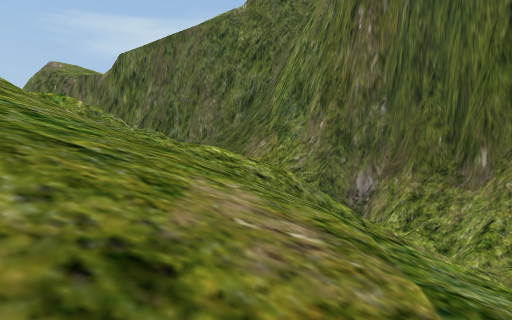
view 1 (above)

24 first-person views from a walk through a Unity game level. The camera is 1.4 m above the floor, looks level and sees 70° across. The floor is counted in squares, 2 m on a side. Each view is taken from the middle of a square. On the plan, view 1 faces up. The plan holds only what a view shows up to about 11 squares ahead; the rest is blank. The place goes on beyond the plan. Some animated figures are not drawn. Some surface patterns are stand-ins.

view 2
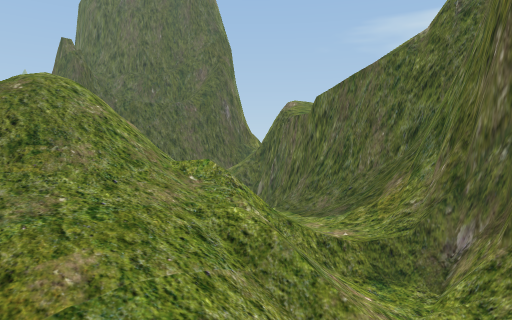

view 3
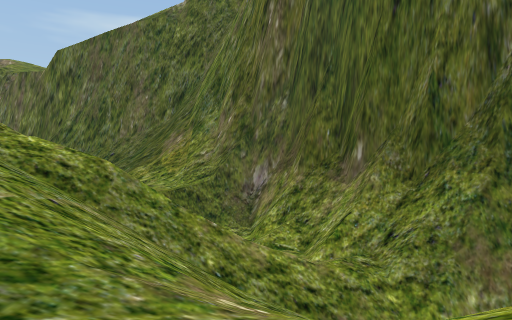

view 4
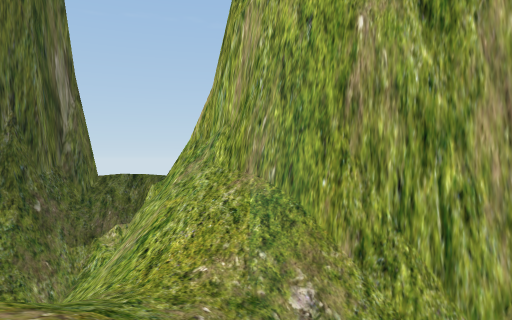

view 5
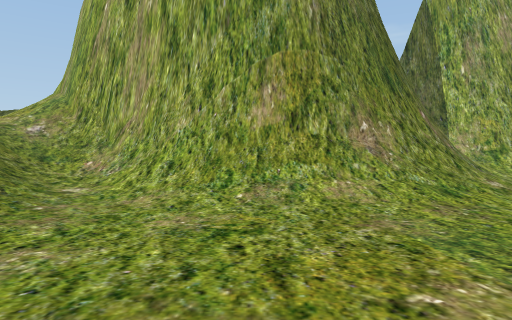

view 6
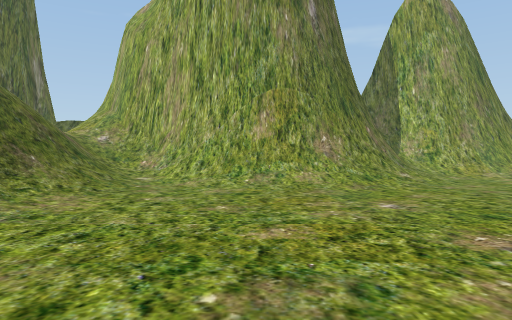

view 7
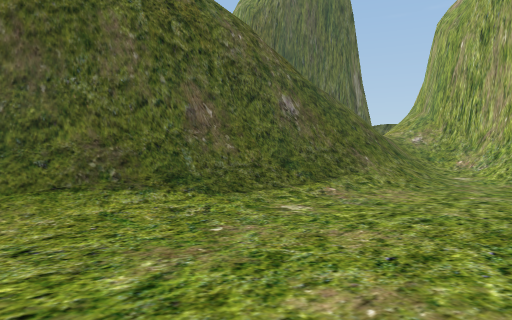

view 8
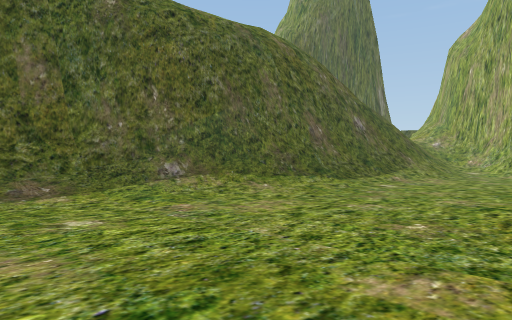

view 9
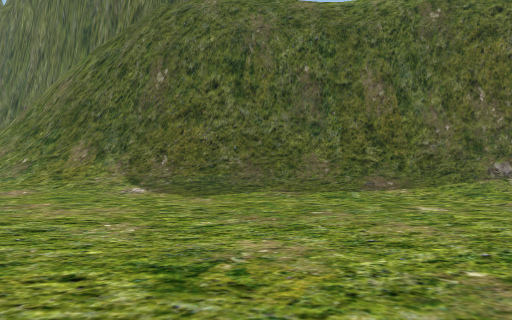

view 10
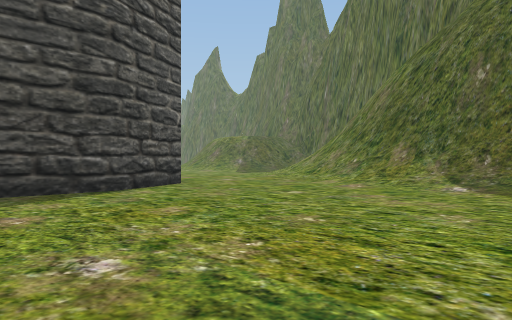

view 11
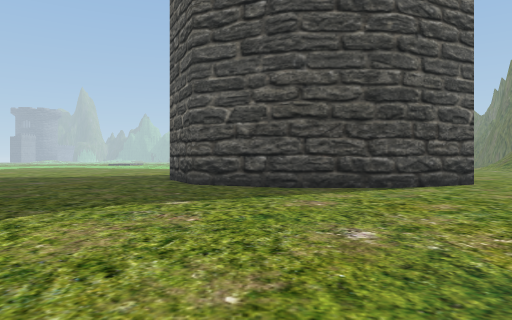

view 12
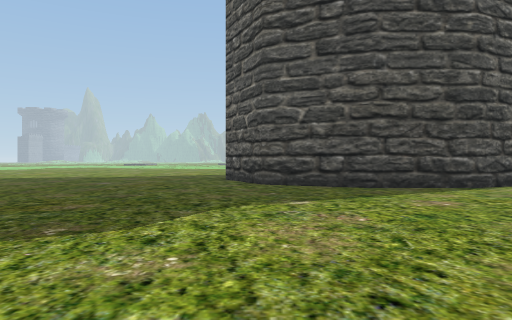

view 13
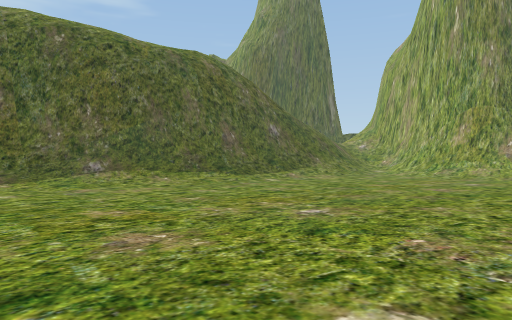

view 14
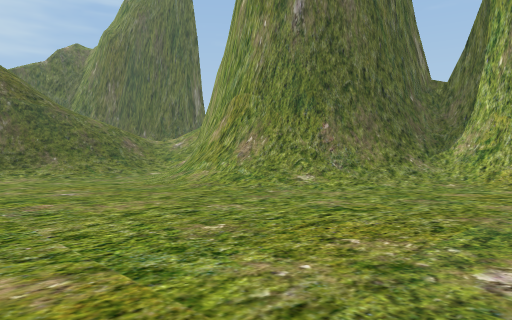

view 15
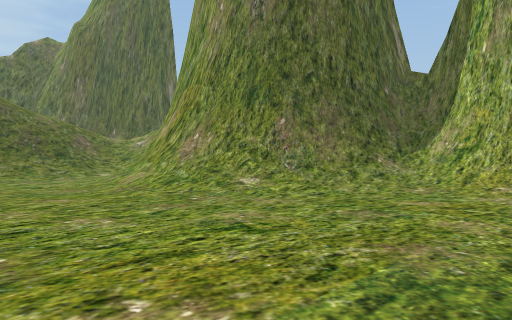

view 16
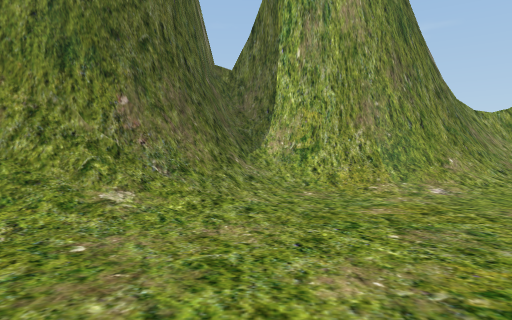

view 17
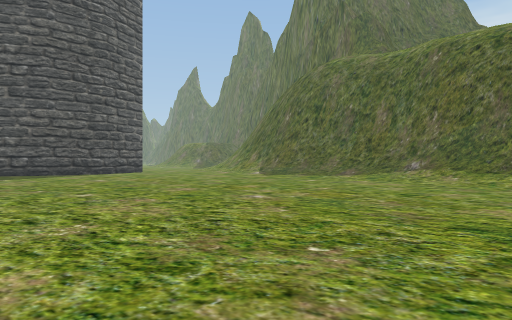

view 18
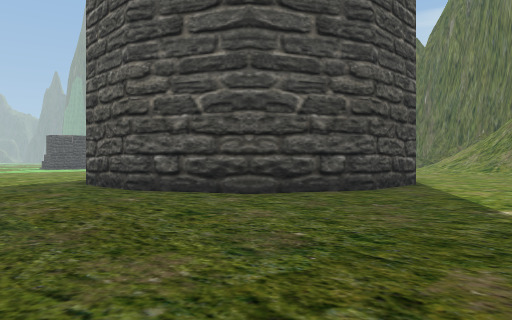

view 19
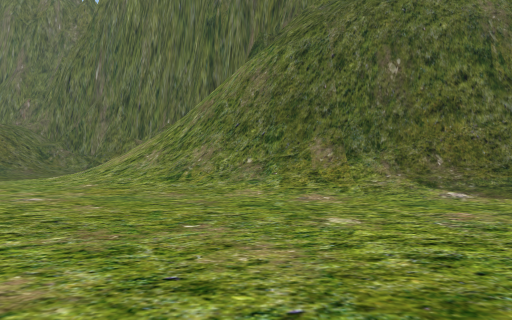

view 20
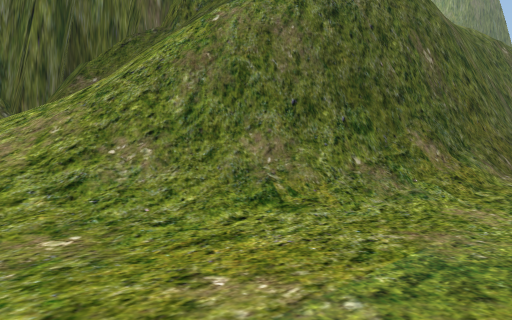

view 21
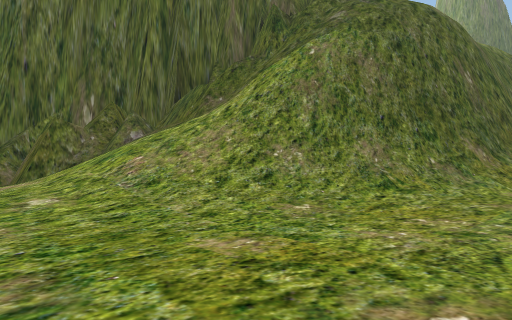

view 22
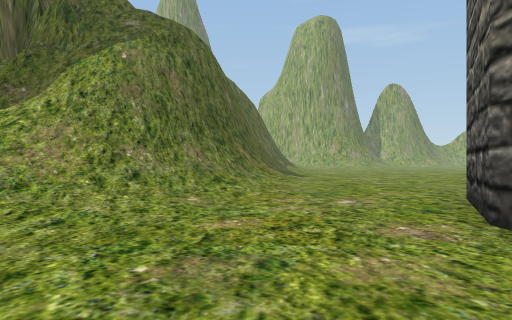

view 23
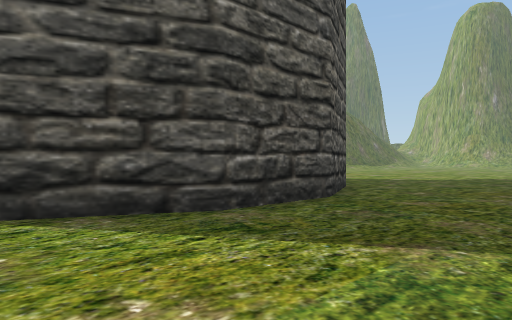

view 24
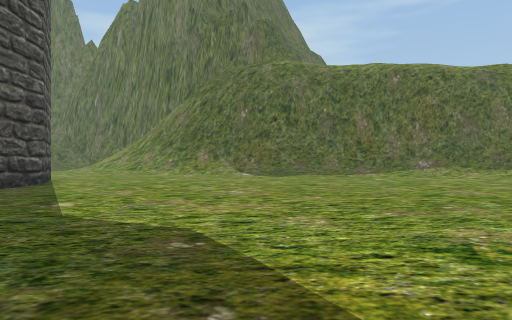

### Floor plan
Key: @ floor where view 1 was taken; # wall or solid block; . main floor; : floor 3.25 m higher than the main floor; / step, stairs or slope; = window, fence, low wall or low ledge; v drop or lower ground.
Columns run from 36 left of view 1 to 6 right of it. Each row starts with its distance up from view 1.
 11                                 ###
 10       #                          ####
  9       ##                         ///##
  8       ########                   ://=##
  7      .//###v##                     //=##
  6      ////#=/##                     // ###
  5      //////////               ///=//////###
  4      .////vvvv//              =/////////=##
  3     ...///###vvvvvvvvv//     ////////////=#
  2     ....////#### vvvvvvvv//  ////////////##
  1   . ......///=##########vvvvvvv///////////#
  0     ......../////////#######   vv //@////##
 -1     .............//.//////=#######=////###
 -2       ##................//////////////##
 -3        ##......................//////##
 -4         ##.........................//#
 -5          #........................//##
 -6          ##.......................//#
 -7           #.......................//#
 -8          ##.......................//#
 -9          #........................//##
-10         ##.........................//##
-11  ###  ###..........................///#####
-12  ..####............................../////#
-13 ...................      .. ..........///##
-14 ...................         ..........//##
-15  ..............              .........//#
-16 . ..    ..... . .           . ....  ..//#

Where each view was taken, in squares from view 1:
view 1: 0 up, 0 right, facing up
view 2: 0 up, 4 right, facing up-left
view 3: 0 up, 2 right, facing up
view 4: 0 up, 2 left, facing right
view 5: 6 down, 7 left, facing right
view 6: 6 down, 11 left, facing right
view 7: 6 down, 12 left, facing up-right
view 8: 7 down, 17 left, facing up-right
view 9: 8 down, 18 left, facing up
view 10: 9 down, 18 left, facing up-left
view 11: 9 down, 17 left, facing left
view 12: 11 down, 17 left, facing left
view 13: 11 down, 17 left, facing up-right
view 14: 16 down, 8 left, facing up-right
view 15: 16 down, 6 left, facing up-right
view 16: 12 down, 5 left, facing right
view 17: 13 down, 8 left, facing up-left
view 18: 16 down, 22 left, facing up-left
view 19: 7 down, 24 left, facing up
view 20: 1 down, 29 left, facing up-right
view 21: 1 down, 32 left, facing up-right
view 22: 1 up, 34 left, facing right
view 23: 16 down, 36 left, facing up-right
view 24: 16 down, 20 left, facing up
